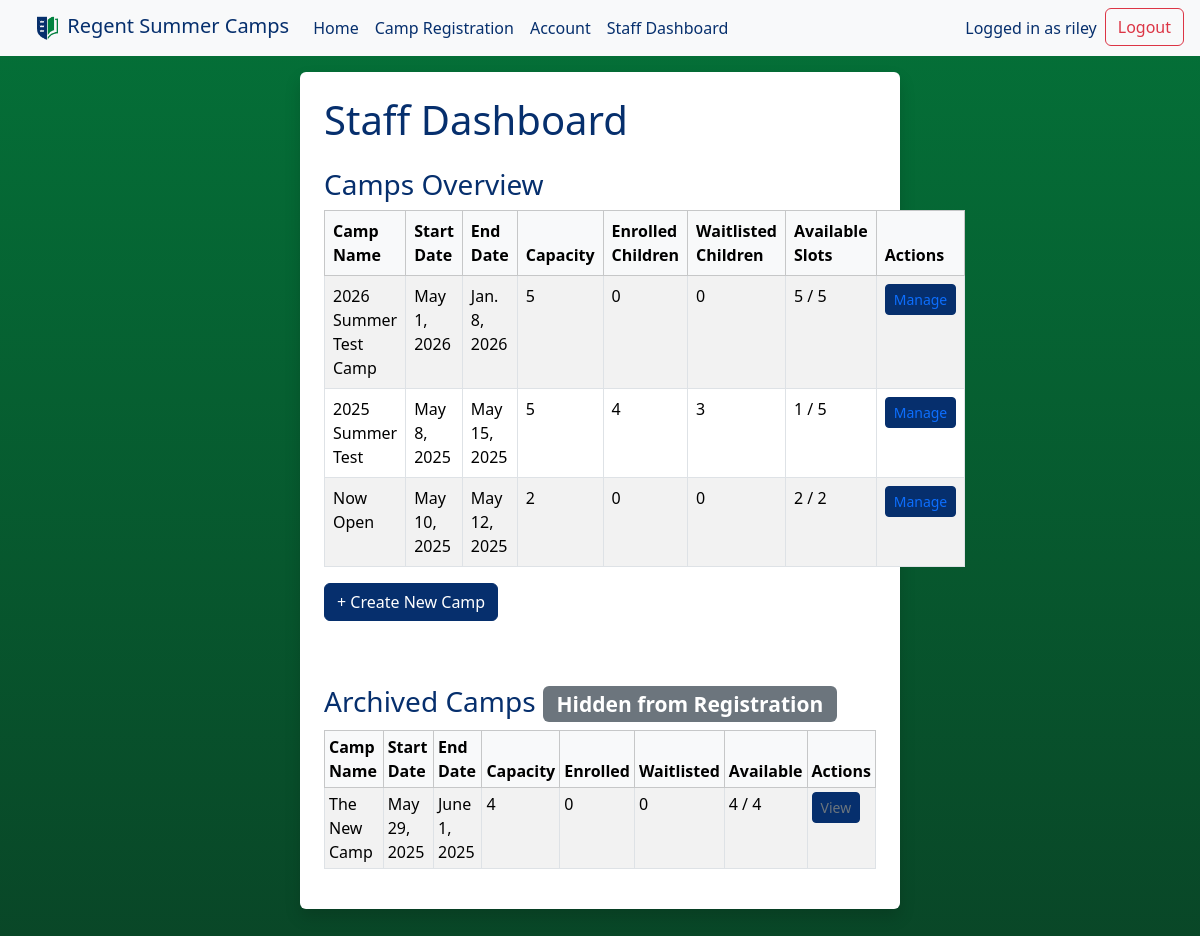
Before: /staff/ (signed in) with the older database file.
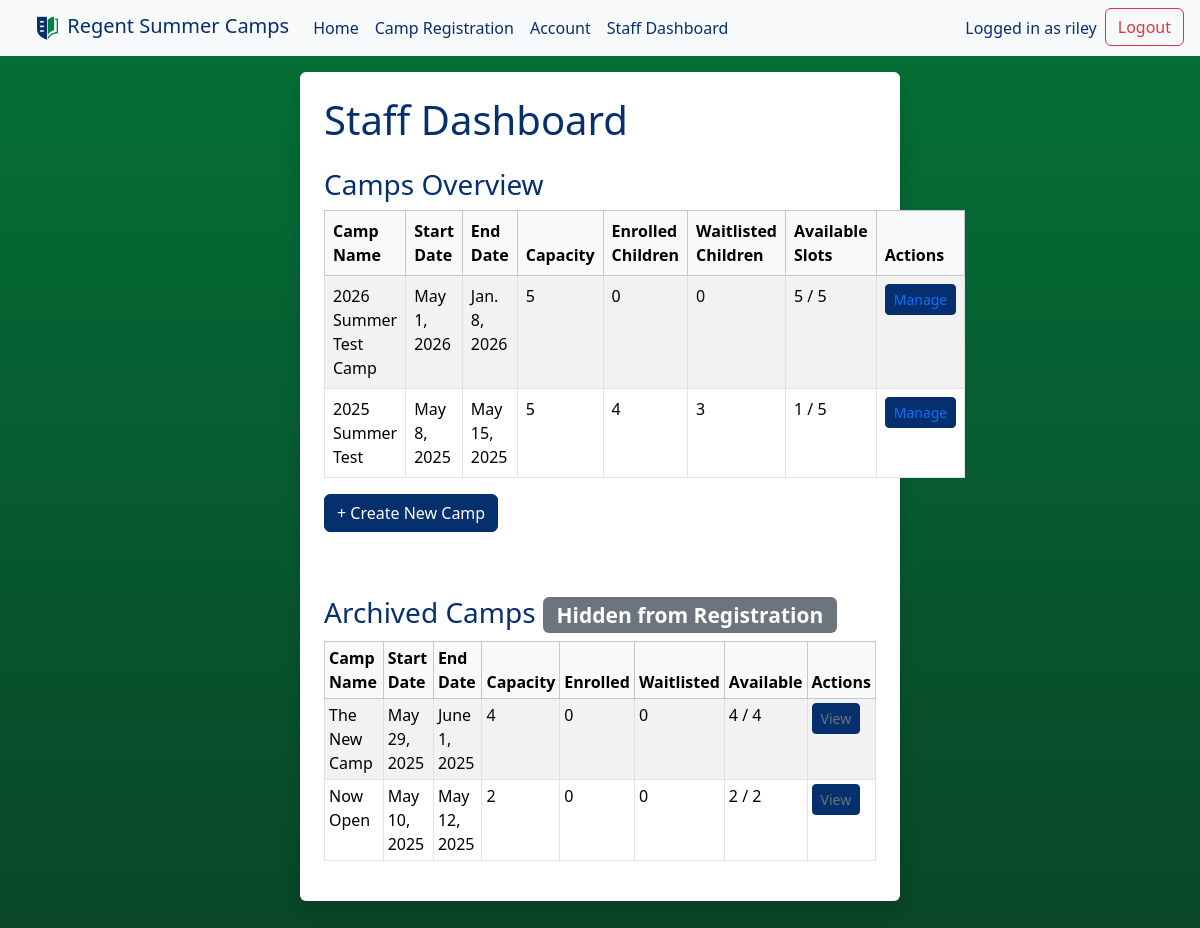
After: the same page with the newer database file.
### campreg/models.py (models this page shows, shortened)
class Camp(models.Model):
    name = models.CharField(max_length=100)
    start_date = models.DateField()
    end_date = models.DateField()
    max_capacity = models.IntegerField()
    registered_families = models.ManyToManyField(Family, blank=True)
    archived = models.BooleanField(default=False)

### staff/views.py (the view)
# urls.py: path('', views.dashboard, name='dashboard'),
@user_passes_test(is_staff)
def dashboard(request):
    active_camps = Camp.objects.filter(archived=False)
    archived_camps = Camp.objects.filter(archived=True)
    for camp_list in (active_camps, archived_camps):
        for camp in camp_list:
            enrolled = sum(
                f.members.exclude(id=f.primary_contact.id).count()
                for f in camp.registered_families.all()
            )
            camp.enrolled_children = enrolled
            waitlisted = sum(
                entry.family.members.exclude(id=entry.family.primary_contact.id).count()
                for entry in WaitingList.objects.filter(camp=camp)
            )
            camp.waitlisted_children = waitlisted
            camp.available_spots = max(0, camp.max_capacity - enrolled)
    return render(request, 'staff/dashboard.html', {
        'active_camps': active_camps,
        'archived_camps': archived_camps,
        'total_families': Family.objects.count(),
        'total_waitlisted': WaitingList.objects.count()
    })

### staff/views.py (called while the page is built)
def is_staff(user):
    return user.is_authenticated and user.is_staff

### staff/templates/staff/dashboard.html (shortened to what this page needs)
{% extends 'layout.html' %}
{% block content %}
<div class="shadow p-4 mb-5 bg-body rounded">
  <h1 class="mb-4">Staff Dashboard</h1>
  <h3 class="mt-4">Camps Overview</h3>
  <table class="table table-striped table-bordered">
    <thead class="table-light">
      <tr>
        <th>Camp Name</th>
        <th>Start Date</th>
        <th>End Date</th>
        <th>Capacity</th>
        <th>Enrolled Children</th>
        <th>Waitlisted Children</th>
        <th>Available Slots</th>
        <th>Actions</th>
      </tr>
    </thead>
    <tbody>
      {% for camp in active_camps %}
        <tr>
          <td>{{ camp.name }}</td>
          <td>{{ camp.start_date }}</td>
          <td>{{ camp.end_date }}</td>
          <td>{{ camp.max_capacity }}</td>
          <td>{{ camp.enrolled_children }}</td>
          <td>{{ camp.waitlisted_children }}</td>
          <td>{{ camp.available_spots }} / {{ camp.max_capacity }}</td>
          <td>
            <a href="{% url 'staff:camp_overview' camp.id %}" class="btn btn-sm btn-outline-primary mb-1">Manage</a>
          </td>
        </tr>
      {% empty %}
        <tr>
          <td colspan="8" class="text-center text-muted">No camps found.</td>
        </tr>
      {% endfor %}
    </tbody>
  </table>
  <a href="{% url 'staff:create_camp' %}" class="btn btn-success mb-3">+ Create New Camp</a>
  <h3 class="mt-5">Archived Camps <span class="badge bg-secondary">Hidden from Registration</span></h3>
  <table class="table table-striped table-bordered table-sm text-muted">
    <thead class="table-light">
      <tr>
        <th>Camp Name</th>
        <th>Start Date</th>
        <th>End Date</th>
        <th>Capacity</th>
        <th>Enrolled</th>
        <th>Waitlisted</th>
        <th>Available</th>
        <th>Actions</th>
      </tr>
    </thead>
    <tbody>
      {% for camp in archived_camps %}
        <tr class="text-muted">
          <td>{{ camp.name }}</td>
          <td>{{ camp.start_date }}</td>
          <td>{{ camp.end_date }}</td>
          <td>{{ camp.max_capacity }}</td>
          <td>{{ camp.enrolled_children }}</td>
          <td>{{ camp.waitlisted_children }}</td>
          <td>{{ camp.available_spots }} / {{ camp.max_capacity }}</td>
          <td>
            <a href="{% url 'staff:camp_overview' camp.id %}" class="btn btn-sm btn-outline-secondary">View</a>
          </td>
        </tr>
      {% empty %}
        <tr>
          <td colspan="8" class="text-center">No archived camps.</td>
        </tr>
      {% endfor %}
    </tbody>
  </table>
</div>
{% endblock %}

Changed rows visible on the page:
changed Camp "Now Open": moves from the list under "Camps Overview" to the list under "Archived Camps Hidden from Registration"
